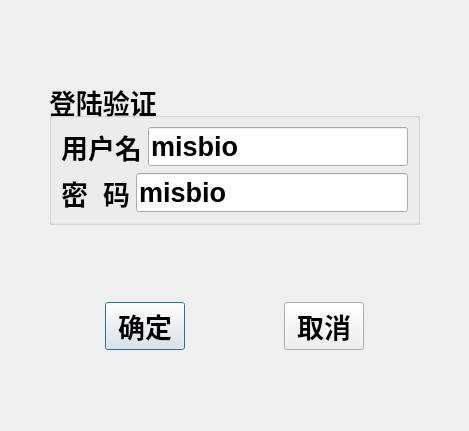
<?xml version="1.0" encoding="UTF-8"?>
<ui version="4.0">
 <class>login</class>
 <widget class="QDialog" name="login">
  <property name="geometry">
   <rect>
    <x>0</x>
    <y>0</y>
    <width>469</width>
    <height>431</height>
   </rect>
  </property>
  <property name="windowTitle">
   <string>登陆</string>
  </property>
  <property name="windowIcon">
   <iconset resource="resource.qrc">
    <normaloff>:/image/image/cjqc_icon.png</normaloff>:/image/image/cjqc_icon.png</iconset>
  </property>
  <layout class="QGridLayout" name="gridLayout">
   <item row="0" column="0">
    <layout class="QVBoxLayout" name="verticalLayout_2">
     <item>
      <spacer name="verticalSpacer_2">
       <property name="orientation">
        <enum>Qt::Vertical</enum>
       </property>
       <property name="sizeHint" stdset="0">
        <size>
         <width>38</width>
         <height>28</height>
        </size>
       </property>
      </spacer>
     </item>
     <item>
      <layout class="QHBoxLayout" name="horizontalLayout_3">
       <item>
        <spacer name="horizontalSpacer_4">
         <property name="orientation">
          <enum>Qt::Horizontal</enum>
         </property>
         <property name="sizeHint" stdset="0">
          <size>
           <width>40</width>
           <height>20</height>
          </size>
         </property>
        </spacer>
       </item>
       <item>
        <widget class="QGroupBox" name="groupBox">
         <property name="font">
          <font>
           <pointsize>20</pointsize>
           <weight>75</weight>
           <bold>true</bold>
          </font>
         </property>
         <property name="title">
          <string>登陆验证</string>
         </property>
         <layout class="QVBoxLayout" name="verticalLayout">
          <item>
           <layout class="QHBoxLayout" name="horizontalLayout">
            <item>
             <widget class="QLabel" name="label">
              <property name="text">
               <string>用户名</string>
              </property>
              <property name="alignment">
               <set>Qt::AlignCenter</set>
              </property>
              <property name="buddy">
               <cstring>lineEdit_username</cstring>
              </property>
             </widget>
            </item>
            <item>
             <widget class="QLineEdit" name="lineEdit_username">
              <property name="text">
               <string>misbio</string>
              </property>
             </widget>
            </item>
           </layout>
          </item>
          <item>
           <layout class="QHBoxLayout" name="horizontalLayout_2">
            <item>
             <widget class="QLabel" name="label_2">
              <property name="text">
               <string>密  码</string>
              </property>
              <property name="alignment">
               <set>Qt::AlignCenter</set>
              </property>
              <property name="buddy">
               <cstring>lineEdit_username</cstring>
              </property>
             </widget>
            </item>
            <item>
             <widget class="QLineEdit" name="lineEdit_password">
              <property name="text">
               <string>misbio</string>
              </property>
              <property name="echoMode">
               <enum>QLineEdit::Normal</enum>
              </property>
             </widget>
            </item>
           </layout>
          </item>
         </layout>
        </widget>
       </item>
       <item>
        <spacer name="horizontalSpacer_5">
         <property name="orientation">
          <enum>Qt::Horizontal</enum>
         </property>
         <property name="sizeHint" stdset="0">
          <size>
           <width>40</width>
           <height>20</height>
          </size>
         </property>
        </spacer>
       </item>
      </layout>
     </item>
     <item>
      <spacer name="verticalSpacer">
       <property name="orientation">
        <enum>Qt::Vertical</enum>
       </property>
       <property name="sizeHint" stdset="0">
        <size>
         <width>38</width>
         <height>48</height>
        </size>
       </property>
      </spacer>
     </item>
     <item>
      <layout class="QHBoxLayout" name="horizontalLayout_4">
       <item>
        <spacer name="horizontalSpacer_2">
         <property name="orientation">
          <enum>Qt::Horizontal</enum>
         </property>
         <property name="sizeHint" stdset="0">
          <size>
           <width>40</width>
           <height>20</height>
          </size>
         </property>
        </spacer>
       </item>
       <item>
        <widget class="QPushButton" name="pushButton_ok">
         <property name="font">
          <font>
           <pointsize>20</pointsize>
           <weight>75</weight>
           <bold>true</bold>
          </font>
         </property>
         <property name="text">
          <string>确定</string>
         </property>
        </widget>
       </item>
       <item>
        <spacer name="horizontalSpacer">
         <property name="orientation">
          <enum>Qt::Horizontal</enum>
         </property>
         <property name="sizeHint" stdset="0">
          <size>
           <width>40</width>
           <height>20</height>
          </size>
         </property>
        </spacer>
       </item>
       <item>
        <widget class="QPushButton" name="pushButton_cancel">
         <property name="font">
          <font>
           <pointsize>20</pointsize>
           <weight>75</weight>
           <bold>true</bold>
          </font>
         </property>
         <property name="text">
          <string>取消</string>
         </property>
        </widget>
       </item>
       <item>
        <spacer name="horizontalSpacer_3">
         <property name="orientation">
          <enum>Qt::Horizontal</enum>
         </property>
         <property name="sizeHint" stdset="0">
          <size>
           <width>40</width>
           <height>20</height>
          </size>
         </property>
        </spacer>
       </item>
      </layout>
     </item>
     <item>
      <spacer name="verticalSpacer_3">
       <property name="orientation">
        <enum>Qt::Vertical</enum>
       </property>
       <property name="sizeHint" stdset="0">
        <size>
         <width>38</width>
         <height>48</height>
        </size>
       </property>
      </spacer>
     </item>
    </layout>
   </item>
  </layout>
 </widget>
 <resources>
  <include location="resource.qrc"/>
 </resources>
 <connections>
  <connection>
   <sender>pushButton_ok</sender>
   <signal>clicked()</signal>
   <receiver>login</receiver>
   <slot>accept()</slot>
   <hints>
    <hint type="sourcelabel">
     <x>110</x>
     <y>246</y>
    </hint>
    <hint type="destinationlabel">
     <x>178</x>
     <y>173</y>
    </hint>
   </hints>
  </connection>
  <connection>
   <sender>pushButton_cancel</sender>
   <signal>clicked()</signal>
   <receiver>login</receiver>
   <slot>reject()</slot>
   <hints>
    <hint type="sourcelabel">
     <x>244</x>
     <y>246</y>
    </hint>
    <hint type="destinationlabel">
     <x>178</x>
     <y>173</y>
    </hint>
   </hints>
  </connection>
 </connections>
</ui>
